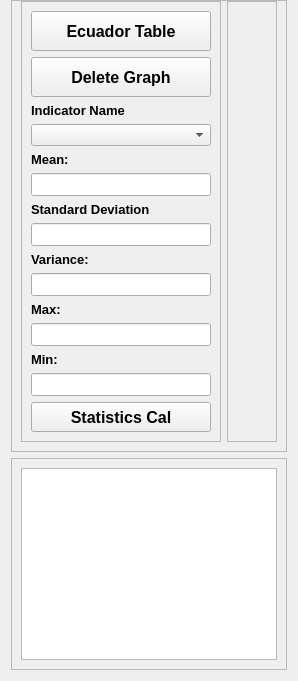
         <widget class="QWidget" name="AI_page">
          <layout class="QVBoxLayout" name="verticalLayout_24">
           <property name="topMargin">
            <number>0</number>
           </property>
           <item>
            <widget class="QFrame" name="frame_12">
             <property name="frameShape">
              <enum>QFrame::StyledPanel</enum>
             </property>
             <property name="frameShadow">
              <enum>QFrame::Raised</enum>
             </property>
             <layout class="QHBoxLayout" name="horizontalLayout_3">
              <property name="topMargin">
               <number>0</number>
              </property>
              <item>
               <widget class="QFrame" name="frame_9">
                <property name="maximumSize">
                 <size>
                  <width>200</width>
                  <height>16777215</height>
                 </size>
                </property>
                <property name="frameShape">
                 <enum>QFrame::StyledPanel</enum>
                </property>
                <property name="frameShadow">
                 <enum>QFrame::Raised</enum>
                </property>
                <layout class="QVBoxLayout" name="verticalLayout_26">
                 <item>
                  <widget class="QPushButton" name="Btn_lr_ecu">
                   <property name="minimumSize">
                    <size>
                     <width>0</width>
                     <height>40</height>
                    </size>
                   </property>
                   <property name="maximumSize">
                    <size>
                     <width>16777215</width>
                     <height>40</height>
                    </size>
                   </property>
                   <property name="font">
                    <font>
                     <family>MS Shell Dlg 2</family>
                     <pointsize>12</pointsize>
                     <weight>75</weight>
                     <italic>false</italic>
                     <bold>true</bold>
                    </font>
                   </property>
                   <property name="text">
                    <string>Ecuador Table</string>
                   </property>
                   <property name="icon">
                    <iconset resource="resources.qrc">
                     <normaloff>:/blue/assets/imagenes/Blue258aad/check-square.svg</normaloff>:/blue/assets/imagenes/Blue258aad/check-square.svg</iconset>
                   </property>
                   <property name="iconSize">
                    <size>
                     <width>20</width>
                     <height>20</height>
                    </size>
                   </property>
                  </widget>
                 </item>
                 <item>
                  <widget class="QPushButton" name="Btn_Del_std">
                   <property name="minimumSize">
                    <size>
                     <width>0</width>
                     <height>40</height>
                    </size>
                   </property>
                   <property name="maximumSize">
                    <size>
                     <width>16777215</width>
                     <height>40</height>
                    </size>
                   </property>
                   <property name="font">
                    <font>
                     <pointsize>12</pointsize>
                     <weight>75</weight>
                     <bold>true</bold>
                    </font>
                   </property>
                   <property name="text">
                    <string>Delete Graph</string>
                   </property>
                   <property name="icon">
                    <iconset resource="resources.qrc">
                     <normaloff>:/blue/assets/imagenes/Blue258aad/trash-2.svg</normaloff>:/blue/assets/imagenes/Blue258aad/trash-2.svg</iconset>
                   </property>
                   <property name="iconSize">
                    <size>
                     <width>20</width>
                     <height>20</height>
                    </size>
                   </property>
                  </widget>
                 </item>
                 <item>
                  <widget class="QLabel" name="label_IndicatorName">
                   <property name="font">
                    <font>
                     <pointsize>10</pointsize>
                     <weight>75</weight>
                     <bold>true</bold>
                    </font>
                   </property>
                   <property name="text">
                    <string>Indicator Name</string>
                   </property>
                  </widget>
                 </item>
                 <item>
                  <widget class="QComboBox" name="Cbx_item_x">
                   <property name="minimumSize">
                    <size>
                     <width>0</width>
                     <height>20</height>
                    </size>
                   </property>
                  </widget>
                 </item>
                 <item>
                  <widget class="QLabel" name="Label_mean">
                   <property name="font">
                    <font>
                     <pointsize>10</pointsize>
                     <weight>75</weight>
                     <bold>true</bold>
                    </font>
                   </property>
                   <property name="text">
                    <string>Mean:</string>
                   </property>
                  </widget>
                 </item>
                 <item>
                  <widget class="QLineEdit" name="Qline_mean">
                   <property name="minimumSize">
                    <size>
                     <width>0</width>
                     <height>20</height>
                    </size>
                   </property>
                   <property name="font">
                    <font>
                     <pointsize>10</pointsize>
                    </font>
                   </property>
                  </widget>
                 </item>
                 <item>
                  <widget class="QLabel" name="label_std">
                   <property name="font">
                    <font>
                     <pointsize>10</pointsize>
                     <weight>75</weight>
                     <bold>true</bold>
                    </font>
                   </property>
                   <property name="text">
                    <string>Standard Deviation</string>
                   </property>
                  </widget>
                 </item>
                 <item>
                  <widget class="QLineEdit" name="Qline_std">
                   <property name="minimumSize">
                    <size>
                     <width>0</width>
                     <height>20</height>
                    </size>
                   </property>
                   <property name="font">
                    <font>
                     <pointsize>10</pointsize>
                    </font>
                   </property>
                  </widget>
                 </item>
                 <item>
                  <widget class="QLabel" name="Label_variace">
                   <property name="font">
                    <font>
                     <pointsize>10</pointsize>
                     <weight>75</weight>
                     <bold>true</bold>
                    </font>
                   </property>
                   <property name="text">
                    <string>Variance:</string>
                   </property>
                  </widget>
                 </item>
                 <item>
                  <widget class="QLineEdit" name="Qline_variace">
                   <property name="minimumSize">
                    <size>
                     <width>0</width>
                     <height>20</height>
                    </size>
                   </property>
                   <property name="font">
                    <font>
                     <pointsize>10</pointsize>
                    </font>
                   </property>
                  </widget>
                 </item>
                 <item>
                  <widget class="QLabel" name="Label_max">
                   <property name="font">
                    <font>
                     <pointsize>10</pointsize>
                     <weight>75</weight>
                     <bold>true</bold>
                    </font>
                   </property>
                   <property name="text">
                    <string>Max:</string>
                   </property>
                  </widget>
                 </item>
                 <item>
                  <widget class="QLineEdit" name="Qline_max">
                   <property name="minimumSize">
                    <size>
                     <width>0</width>
                     <height>20</height>
                    </size>
                   </property>
                   <property name="font">
                    <font>
                     <pointsize>10</pointsize>
                    </font>
                   </property>
                  </widget>
                 </item>
                 <item>
                  <widget class="QLabel" name="Label_min">
                   <property name="font">
                    <font>
                     <pointsize>10</pointsize>
                     <weight>75</weight>
                     <bold>true</bold>
                    </font>
                   </property>
                   <property name="text">
                    <string>Min:</string>
                   </property>
                  </widget>
                 </item>
                 <item>
                  <widget class="QLineEdit" name="Qline_min">
                   <property name="minimumSize">
                    <size>
                     <width>0</width>
                     <height>20</height>
                    </size>
                   </property>
                   <property name="font">
                    <font>
                     <pointsize>10</pointsize>
                    </font>
                   </property>
                  </widget>
                 </item>
                 <item>
                  <widget class="QPushButton" name="Btn_stadistic_cal">
                   <property name="minimumSize">
                    <size>
                     <width>0</width>
                     <height>30</height>
                    </size>
                   </property>
                   <property name="font">
                    <font>
                     <pointsize>12</pointsize>
                     <weight>75</weight>
                     <bold>true</bold>
                    </font>
                   </property>
                   <property name="text">
                    <string>Statistics Cal</string>
                   </property>
                   <property name="icon">
                    <iconset resource="resources.qrc">
                     <normaloff>:/blue/assets/imagenes/Blue258aad/grid.svg</normaloff>:/blue/assets/imagenes/Blue258aad/grid.svg</iconset>
                   </property>
                   <property name="iconSize">
                    <size>
                     <width>20</width>
                     <height>20</height>
                    </size>
                   </property>
                  </widget>
                 </item>
                </layout>
               </widget>
              </item>
              <item>
               <widget class="QFrame" name="frame_14">
                <property name="frameShape">
                 <enum>QFrame::StyledPanel</enum>
                </property>
                <property name="frameShadow">
                 <enum>QFrame::Raised</enum>
                </property>
                <layout class="QVBoxLayout" name="verticalLayout_28">
                 <item>
                  <layout class="QVBoxLayout" name="Bar_graph"/>
                 </item>
                </layout>
               </widget>
              </item>
             </layout>
            </widget>
           </item>
           <item>
            <widget class="QFrame" name="frame_13">
             <property name="maximumSize">
              <size>
               <width>16777215</width>
               <height>300</height>
              </size>
             </property>
             <property name="frameShape">
              <enum>QFrame::StyledPanel</enum>
             </property>
             <property name="frameShadow">
              <enum>QFrame::Raised</enum>
             </property>
             <layout class="QVBoxLayout" name="verticalLayout_25">
              <item>
               <widget class="QTableWidget" name="ecu_tablewidget"/>
              </item>
             </layout>
            </widget>
           </item>
          </layout>
         </widget>
